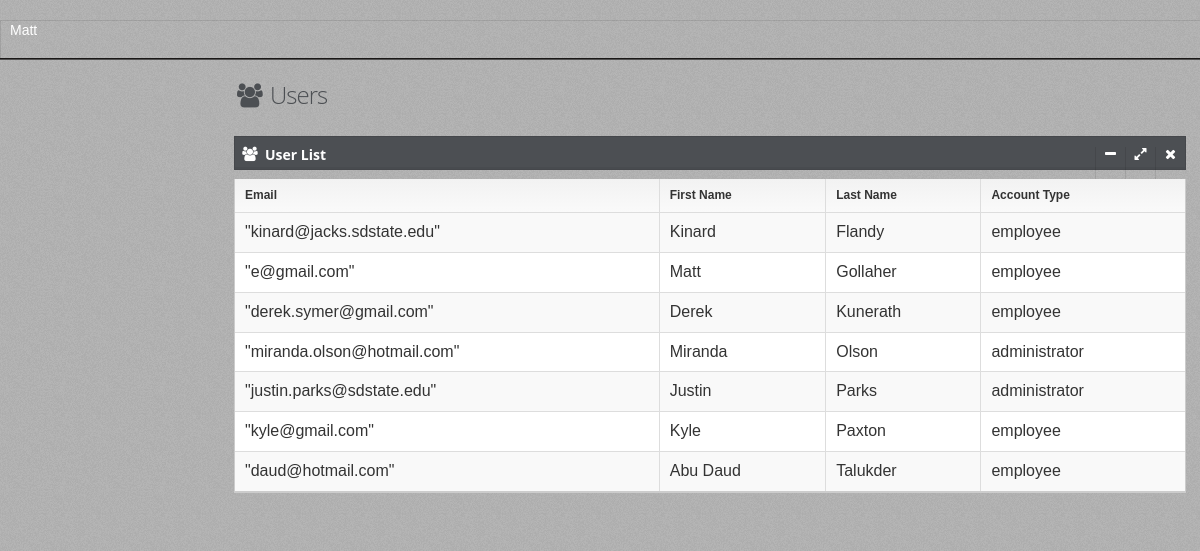
Before: /userViewAdmin (signed in) with the older database file.
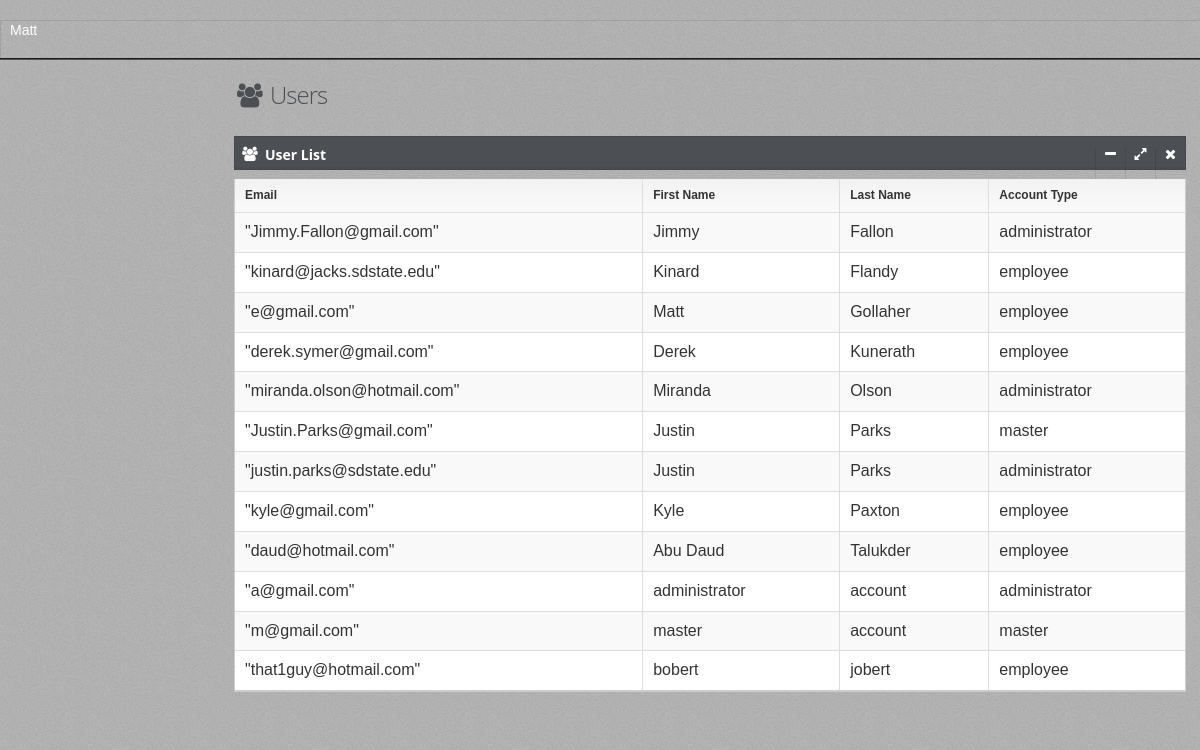
After: the same page with the newer database file.
### tables this page shows
CREATE TABLE "User" (
	`Email`	TEXT NOT NULL UNIQUE,
	`Password`	TEXT NOT NULL,
	`AccountType`	TEXT NOT NULL,
	`FirstName`	TEXT NOT NULL,
	`LastName`	TEXT NOT NULL,
	PRIMARY KEY(`Email`)
);

### app.py (the view)
@app.route('/userViewAdmin')
def userViewAdmin():
    return userViewModule.userViewAdmin()

### databaseFunctions.py (called while the page is built)
def getAllUserEmails():
    with engine.connect() as connection:
        sqlText = text("SELECT Email FROM User ORDER by LastName, FirstName, Email")
        result = engine.execute(sqlText)
        emails = []
        for row in result:
            emails.append(row[0])
        if not emails:
            return None
        else:
            return emails

def getAllUserFirstNames():
    with engine.connect() as connection:
        sqlText = text("SELECT FirstName FROM User ORDER by LastName, FirstName, Email")
        result = engine.execute(sqlText)
        firstNames = []
        for row in result:
            firstNames.append(row[0])
        if not firstNames:
            return None
        else:
            return firstNames

def getAllUserLastNames():
    with engine.connect() as connection:
        sqlText = text("SELECT LastName FROM User ORDER by LastName, FirstName, Email")
        result = engine.execute(sqlText)
        lastNames = []
        for row in result:
            lastNames.append(row[0])
        if not lastNames:
            return None
        else:
            return lastNames

def getAllUserAccountTypes():
    with engine.connect() as connection:
        sqlText = text("SELECT AccountType FROM User ORDER by LastName, FirstName, Email")
        result = engine.execute(sqlText)
        accountTypes = []
        for row in result:
            accountTypes.append(row[0])
        if not accountTypes:
            return None
        else:
            return accountTypes

### userViewModule.py (called while the page is built)
def userViewAdmin():
    if not session.get('isLoggedIn'):
        return redirect('login')
    userTable = {}
    userTable['email'] = databaseFunctions.getAllUserEmails()
    userTable['firstName'] = databaseFunctions.getAllUserFirstNames()
    userTable['lastName'] = databaseFunctions.getAllUserLastNames()
    userTable['accountType'] = databaseFunctions.getAllUserAccountTypes()
    userTable = [dict(email=e, firstName=f, lastName=l, accountType = a) for e, f, l, a in zip(userTable['email'], userTable['firstName'], userTable['lastName'], userTable['accountType'])]
    return render_template('userViewAdmin.html', userTable = userTable)

### templates/userViewAdmin.html (shortened to what this page needs)
﻿{% extends "layout.html" %}
{% block body %}
<div id="main" role="main">
    <div id="content">
        <div class="row">
            <div class="col-xs-12 col-sm-7 col-md-7 col-lg-4">
                <h1 class="page-title txt-color-blueDark">
                    <i class="fa-fw fa fa-users"></i>
                    Users
                </h1>
            </div>
        </div>
        <section id="widget-grid" class="">
            <div class="row">
                <article class="col-xs-12 col-sm-12 col-md-12 col-lg-12">
                    <div class="jarviswidget jarviswidget-color-blueDark" id="wid-id-1" data-widget-editbutton="false" data-widget-colorbutton="false">
                        <header style="padding-top:10px">
                            <span class="widget-icon"> <i class="fa fa-users"></i> </span>
                            <h2 style="line-height:15px"><strong>User List</strong></h2>
                        </header>
                        <div>
                            <div class="widget-body no-padding">
                                <table id="datatable" class="table table-striped table-bordered table-hover">
                                    <thead>
                                        <tr>
                                            <th data-hide="phone">Email</th>
                                            <th data-class="expand">First Name</th>
                                            <th data-hide="phone">Last Name</th>
                                            <th data-hide="phone">Account Type</th>
                                        </tr>
                                    </thead>
                                    <tbody>
                                        {% for row in userTable %}
                                        <tr id="tr">
                                            <td>{{ row['email']|tojson|safe }}</td>
                                            <td>{{ row['firstName'] }}</td>
                                            <td>{{ row['lastName'] }}</td>
                                            <td>{{ row['accountType'] }}</td>
                                        </tr>
                                        {% endfor %}
                                    </tbody>
                                </table>
                            </div>
                        </div>
                    </div>
                </article>
            </div>
        </section>
    </div>
</div>
    {% endblock %}

### templates/layout.html (shortened to what this page needs)
<link rel="stylesheet" type="text/css" media="screen" href="static/css/bootstrap.min.css">
<link rel="stylesheet" type="text/css" media="screen" href="static/css/font-awesome.min.css">
<link rel="stylesheet" type="text/css" media="screen" href="static/css/smartadmin-production-plugins.min.css">
<link rel="stylesheet" type="text/css" media="screen" href="static/css/smartadmin-production.min.css">
<link rel="stylesheet" type="text/css" media="screen" href="static/css/smartadmin-skins.min.css">
<link rel="stylesheet" type="text/css" media="screen" href="static/css/smartadmin-rtl.min.css">
<link rel="stylesheet" type="text/css" media="screen" href="static/css/styles.css">
<link rel="stylesheet" href="static/css/signature-pad.css">
<!DOCTYPE html>
<html lang="en-us">
<head>
</head>
<body class="smart-style-5">
    {% if session['isLoggedIn'] %}
    <div class="login-info" style="font-size:14px">
        <span>
            <span>
                {{ session['currentUserFirstName'] }} <br />
            </span>
        </span>
    </div>
    {% endif %}
    {% block body %}{% endblock %}
</body>
</html>

### static/css/styles.css (style rules this page uses)
body { width:100%; height:100% }

### static/css/signature-pad.css (style rules this page uses)
body { font-family: Helvetica, Sans-Serif; -moz-user-select: none; -webkit-user-select: none; -ms-user-select: none; }

Changed rows visible on the page:
added User: email|tojson "\"Jimmy.Fallon@gmail.com\"", firstName "Jimmy", lastName "Fallon", accountType "administrator"
added User: email|tojson "\"Justin.Parks@gmail.com\"", firstName "Justin", lastName "Parks", accountType "master"
added User: email|tojson "\"a@gmail.com\"", firstName "administrator", lastName "account", accountType "administrator"
added User: email|tojson "\"m@gmail.com\"", firstName "master", lastName "account", accountType "master"
added User: email|tojson "\"that1guy@hotmail.com\"", firstName "bobert", lastName "jobert", accountType "employee"
